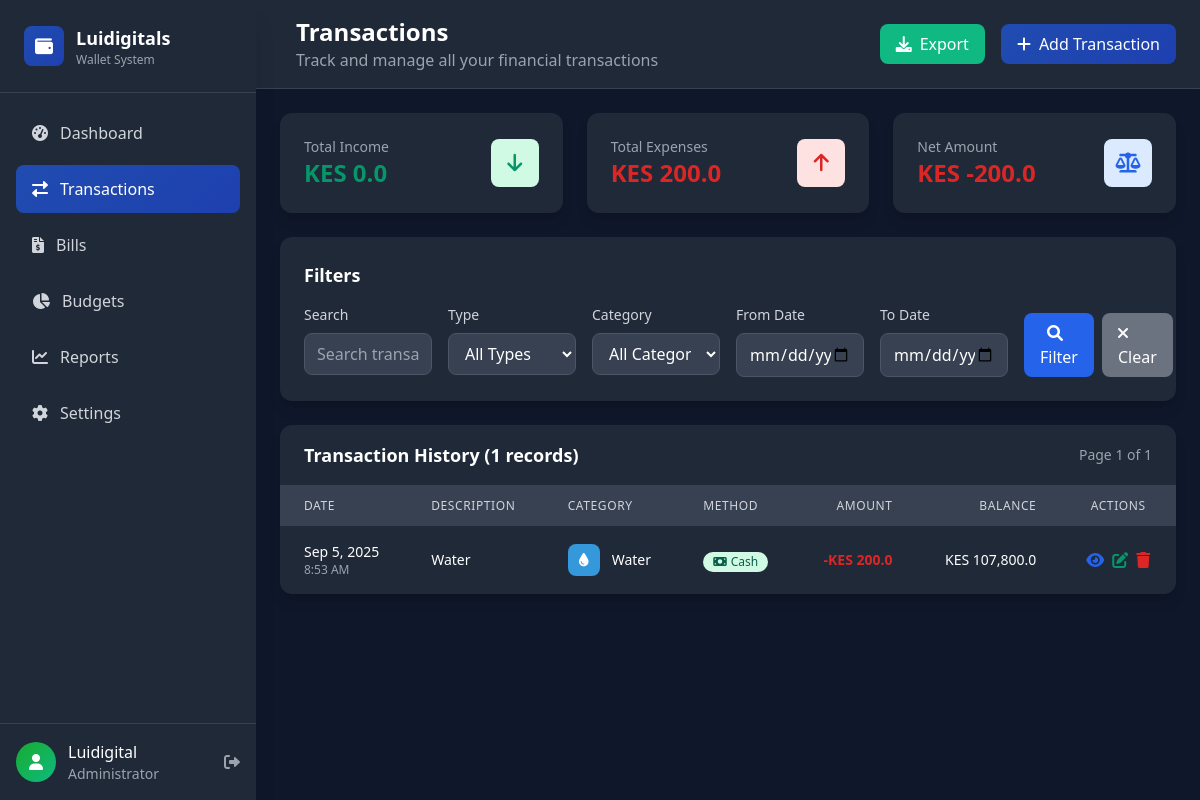
Page /transactions.php?category=13 (signed in) on the committed database.
### tables this page shows
CREATE TABLE `transactions` (
  `id` int NOT NULL,
  `user_id` int NOT NULL,
  `bill_id` int DEFAULT NULL,
  `category_id` int DEFAULT NULL,
  `type` enum('income','expense','transfer') NOT NULL,
  `amount` decimal(15,2) NOT NULL,
  `description` varchar(255) DEFAULT NULL,
  `transaction_date` datetime DEFAULT CURRENT_TIMESTAMP,
  `payment_method` enum('cash','bank','mobile_money','card') DEFAULT 'cash',
  `reference_number` varchar(100) DEFAULT NULL,
  `balance_after` decimal(15,2) DEFAULT NULL,
  `notes` text,
  `created_at` timestamp NULL DEFAULT CURRENT_TIMESTAMP
);

CREATE TABLE `categories` (
  `id` int NOT NULL,
  `name` varchar(50) NOT NULL,
  `icon` varchar(50) DEFAULT 'fas fa-money-bill',
  `color` varchar(20) DEFAULT '#204cb0',
  `is_default` tinyint(1) DEFAULT '0',
  `user_id` int DEFAULT NULL,
  `created_at` timestamp NULL DEFAULT CURRENT_TIMESTAMP
);

### transactions.php (the view, shortened to what the rows shown need)
<?php
require_once 'config/database.php';
$db = Database::getInstance();
$user_id = $_SESSION['user_id'];
$settings = [];
$settingsResult = $db->fetchAll("SELECT setting_key, setting_value FROM settings WHERE user_id = ?", [$user_id]);
foreach ($settingsResult as $setting) {
    $settings[$setting['setting_key']] = $setting['setting_value'];
}
$darkMode = ($settings['dark_mode'] ?? '1') == '1';
$currency = $settings['currency'] ?? 'KES';
$page = max(1, intval($_GET['page'] ?? 1));
$perPage = 20;
$offset = ($page - 1) * $perPage;
$categoryFilter = intval($_GET['category'] ?? 0);
$whereConditions = ["t.user_id = ?"];
$params = [$user_id];
if ($categoryFilter > 0) {
    $whereConditions[] = "t.category_id = ?";
    $params[] = $categoryFilter;
}
$whereClause = implode(' AND ', $whereConditions);
$transactionsQuery = "
    SELECT t.*, c.name as category_name, c.icon as category_icon, c.color as category_color,
           b.name as bill_name
    FROM transactions t
    LEFT JOIN categories c ON t.category_id = c.id
    LEFT JOIN bills b ON t.bill_id = b.id
    WHERE $whereClause
    ORDER BY t.transaction_date DESC
    LIMIT $perPage OFFSET $offset
";
$transactions = $db->fetchAll($transactionsQuery, $params);
$themeClass = $darkMode ? 'dark' : '';
?>
<!DOCTYPE html>
<html lang="en" class="<?= $themeClass ?>">
<head>
    <link href="https://cdnjs.cloudflare.com/ajax/libs/tailwindcss/2.2.19/tailwind.min.css" rel="stylesheet">
    <link href="https://cdnjs.cloudflare.com/ajax/libs/font-awesome/6.0.0/css/all.min.css" rel="stylesheet">
</head>
<body class="<?= $darkMode ? 'dark bg-gray-900' : 'bg-gray-50' ?> font-sans">
    <aside id="sidebar" class="fixed left-0 top-0 w-64 h-full <?= $darkMode ? 'bg-gray-800' : 'bg-white' ?> shadow-xl z-50 sidebar-transition transform -translate-x-full md:translate-x-0">
        <div class="flex flex-col h-full">
            <div class="flex items-center justify-between p-6 border-b <?= $darkMode ? 'border-gray-700' : 'border-gray-200' ?>">
                <div class="flex items-center space-x-3">
                    <div>
                        <h1 class="text-lg font-bold <?= $darkMode ? 'text-white' : 'text-gray-800' ?>">Luidigitals</h1>
                    </div>
                </div>
            </div>
        </div>
    </aside>
    <main class="md:ml-64 min-h-screen">
        <header class="<?= $darkMode ? 'bg-gray-800' : 'bg-white' ?> shadow-sm border-b <?= $darkMode ? 'border-gray-700' : 'border-gray-200' ?>">
            <div class="flex items-center justify-between px-6 py-4">
                <div class="flex items-center space-x-4">
                    <div>
                        <h1 class="text-2xl font-bold <?= $darkMode ? 'text-white' : 'text-gray-800' ?>">Transactions</h1>
                    </div>
                </div>
            </div>
        </header>
        <div class="p-6">
            <div class="<?= $darkMode ? 'bg-gray-800' : 'bg-white' ?> rounded-xl shadow-lg overflow-hidden">
                <div class="overflow-x-auto">
                    <table class="w-full">
                        <thead class="<?= $darkMode ? 'bg-gray-700' : 'bg-gray-50' ?>">
                            <tr>
                                <th class="px-6 py-3 text-left text-xs font-medium <?= $darkMode ? 'text-gray-300' : 'text-gray-500' ?> uppercase tracking-wider">Date</th>
                                <th class="px-6 py-3 text-left text-xs font-medium <?= $darkMode ? 'text-gray-300' : 'text-gray-500' ?> uppercase tracking-wider">Description</th>
                                <th class="px-6 py-3 text-left text-xs font-medium <?= $darkMode ? 'text-gray-300' : 'text-gray-500' ?> uppercase tracking-wider">Category</th>
                                <th class="px-6 py-3 text-left text-xs font-medium <?= $darkMode ? 'text-gray-300' : 'text-gray-500' ?> uppercase tracking-wider">Method</th>
                                <th class="px-6 py-3 text-right text-xs font-medium <?= $darkMode ? 'text-gray-300' : 'text-gray-500' ?> uppercase tracking-wider">Amount</th>
                                <th class="px-6 py-3 text-right text-xs font-medium <?= $darkMode ? 'text-gray-300' : 'text-gray-500' ?> uppercase tracking-wider">Balance</th>
                                <th class="px-6 py-3 text-center text-xs font-medium <?= $darkMode ? 'text-gray-300' : 'text-gray-500' ?> uppercase tracking-wider">Actions</th>
                            </tr>
                        </thead>
                        <tbody class="divide-y <?= $darkMode ? 'divide-gray-700' : 'divide-gray-200' ?>">
                            <?php if (empty($transactions)): ?>
                                <tr>
                                    <td colspan="7" class="px-6 py-12 text-center <?= $darkMode ? 'text-gray-400' : 'text-gray-500' ?>">
                                        <i class="fas fa-exchange-alt text-4xl mb-4"></i>
                                        <p class="text-lg mb-2">No transactions found</p>
                                        <p>Try adjusting your filters or add your first transaction</p>
                                        <button onclick="openAddModal()" class="mt-4 text-blue-600 hover:text-blue-700 font-medium">Add Transaction</button>
                                    </td>
                                </tr>
                            <?php else: ?>
                                <?php foreach ($transactions as $transaction): ?>
                                    <tr class="transaction-row">
                                        <td class="px-6 py-4 whitespace-nowrap">
                                            <div class="text-sm <?= $darkMode ? 'text-white' : 'text-gray-900' ?>"><?= formatDate($transaction['transaction_date'], 'M j, Y') ?></div>
                                            <div class="text-xs <?= $darkMode ? 'text-gray-400' : 'text-gray-500' ?>"><?= formatDate($transaction['transaction_date'], 'g:i A') ?></div>
                                        </td>
                                        <td class="px-6 py-4">
                                            <div class="text-sm font-medium <?= $darkMode ? 'text-white' : 'text-gray-900' ?>"><?= htmlspecialchars($transaction['description']) ?></div>
                                        </td>
                                        <td class="px-6 py-4 whitespace-nowrap">
                                            <div class="flex items-center">
                                                <div class="w-8 h-8 rounded-lg flex items-center justify-center mr-3" style="background-color: <?= $transaction['category_color'] ?? '#6b7280' ?>;">
                                                    <i class="<?= $transaction['category_icon'] ?? 'fas fa-money-bill' ?> text-white text-sm"></i>
                                                </div>
                                                <div class="text-sm <?= $darkMode ? 'text-white' : 'text-gray-900' ?>"><?= htmlspecialchars($transaction['category_name'] ?? 'Uncategorized') ?></div>
                                            </div>
                                        </td>
                                        <td class="px-6 py-4 whitespace-nowrap">
                                            <span class="inline-flex items-center px-2.5 py-0.5 rounded-full text-xs font-medium <?=
                                                $transaction['payment_method'] === 'cash' ? 'bg-green-100 text-green-800' :
                                                ($transaction['payment_method'] === 'bank' ? 'bg-blue-100 text-blue-800' :
                                                ($transaction['payment_method'] === 'mobile_money' ? 'bg-purple-100 text-purple-800' : 'bg-yellow-100 text-yellow-800'))
                                            ?>">
                                                <i class="fas fa-<?=
                                                    $transaction['payment_method'] === 'cash' ? 'money-bill' :
                                                    ($transaction['payment_method'] === 'bank' ? 'university' :
                                                    ($transaction['payment_method'] === 'mobile_money' ? 'mobile-alt' : 'credit-card'))
                                                ?> mr-1"></i>
                                                <?= ucfirst(str_replace('_', ' ', $transaction['payment_method'])) ?>
                                            </span>
                                        </td>
                                        <td class="px-6 py-4 whitespace-nowrap text-right">
                                            <div class="text-sm font-semibold <?= $transaction['type'] === 'income' ? 'text-green-600' : 'text-red-600' ?>">
                                                <?= $transaction['type'] === 'income' ? '+' : '-' ?><?= formatMoney($transaction['amount'], $currency) ?>
                                            </div>
                                        </td>
                                        <td class="px-6 py-4 whitespace-nowrap text-right">
                                            <div class="text-sm <?= $darkMode ? 'text-white' : 'text-gray-900' ?>"><?= formatMoney($transaction['balance_after'], $currency) ?></div>
                                        </td>
                                        <td class="px-6 py-4 whitespace-nowrap text-center">
                                            <div class="flex items-center justify-center space-x-2">
                                                <button onclick="viewTransaction(<?= $transaction['id'] ?>)" class="text-blue-600 hover:text-blue-800 transition-colors" title="View">
                                                    <i class="fas fa-eye"></i>
                                                </button>
                                                <button onclick="editTransaction(<?= $transaction['id'] ?>)" class="text-green-600 hover:text-green-800 transition-colors" title="Edit">
                                                    <i class="fas fa-edit"></i>
                                                </button>
                                                <button onclick="deleteTransaction(<?= $transaction['id'] ?>)" class="text-red-600 hover:text-red-800 transition-colors" title="Delete">
                                                    <i class="fas fa-trash"></i>
                                                </button>
                                            </div>
                                        </td>
                                    </tr>
                                <?php endforeach; ?>
                            <?php endif; ?>
                        </tbody>
                    </table>
                </div>
           </div>
       </div>
   </main>
</body>
</html>

### rows in the picture
transactions: transaction_date "Sep 5, 2025", transaction_date "8:53 AM", description "Water", category.name "Water", payment_method "Cash", amount "KES 200.0", balance_after "KES 107,800.0"

### other values in the picture
$_SESSION['full_name'] "Luidigital"
formatMoney($totals['total_income'] ?? 0, $currency) "KES 0.0"
formatMoney($totals['total_expenses'] ?? 0, $currency) "KES 200.0"
formatMoney($netAmount, $currency) "KES -200.0"
$totalRecords "1"
$page "1"
$totalPages "1"
